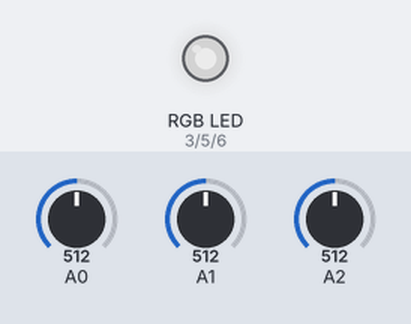
The sketch below on a simulated Arduino Uno, built with avr-gcc and run on an emulated ATmega328P. On the bench: an RGB LED mixed from three pins (HIGH = lit). The inputs (shaded band) are chosen by the test bench; at power-on: A0 = 512, A1 = 512, A2 = 512. Dim RGB values are drawn brighter than linear.

Above: at 1.2 s.
1.3 s: A0 set to 716
At 1.9 s:
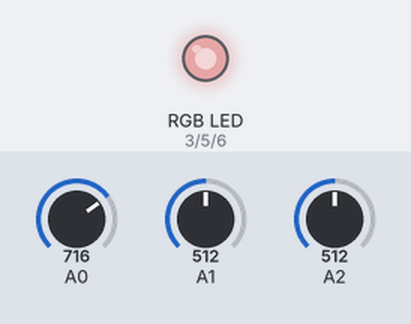
2.8 s: A1 set to 716
At 4.0 s:
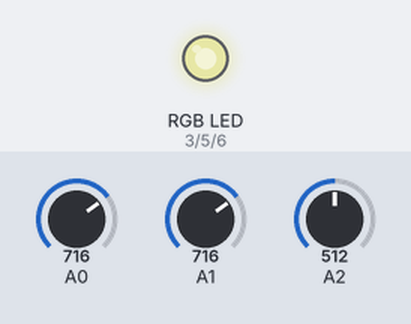
4.3 s: A2 set to 716
At 5.0 s:
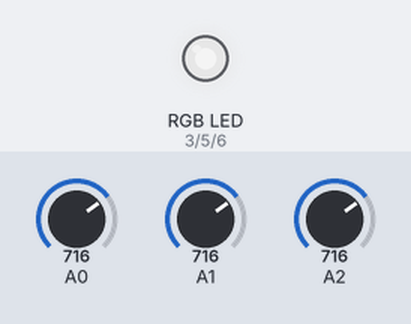
5.8 s: A0 set to 900
At 7.0 s:
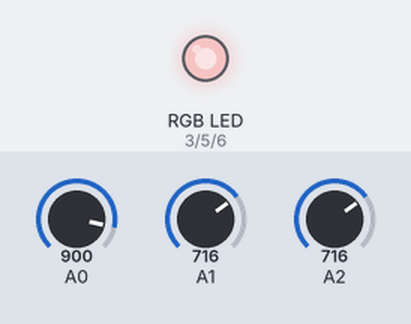
7.3 s: A1 set to 900
At 8.0 s:
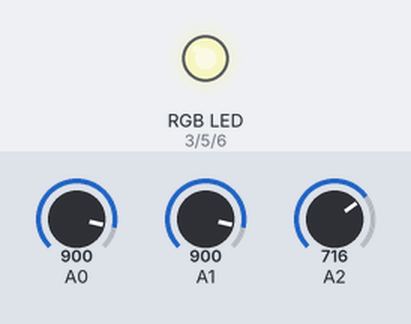
8.8 s: A2 set to 900
At 10.2 s:
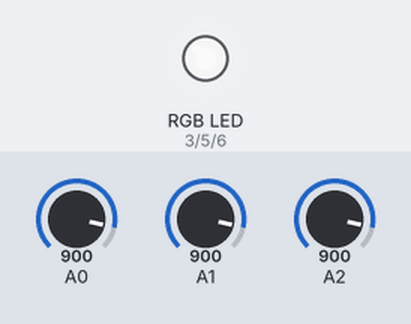
Timing chart, 0 to 11.3 s (numbered marks = the images above; inputs shaded):
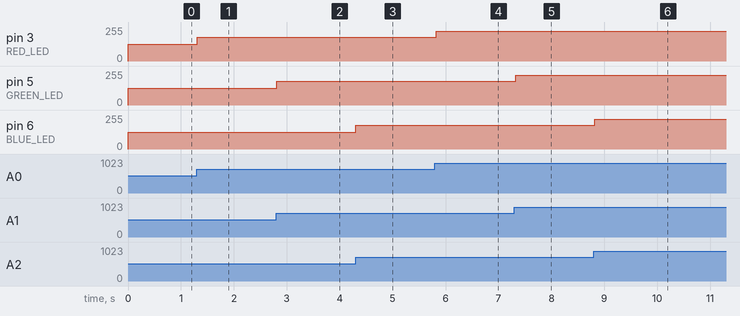

Measured:
- after the input at 1.3 s, pin 3 (RED_LED): 127/255 → 178/255 at once
- after the input at 2.8 s, pin 5 (GREEN_LED): 127/255 → 178/255 at once
- after the input at 4.3 s, pin 6 (BLUE_LED): 127/255 → 178/255 at once
- after the input at 5.8 s, pin 3 (RED_LED): 178/255 → 224/255 at once
- after the input at 7.3 s, pin 5 (GREEN_LED): 178/255 → 224/255 at once
- after the input at 8.8 s, pin 6 (BLUE_LED): 178/255 → 224/255 at once

The sketch:

dz3_1.ino
```cpp
#define RED_LED 3
#define GREEN_LED 5
#define BLUE_LED 6

void setup()
{
  pinMode(RED_LED, OUTPUT);
  pinMode(GREEN_LED, OUTPUT);
  pinMode(BLUE_LED, OUTPUT);
}

void loop()
{
  int red = 0, green = 0, blue = 0;

  red = analogRead(A0);
  green = analogRead(A1);
  blue = analogRead(A2);

  red = map(red, 0, 1023, 0, 255);
  green = map(green, 0, 1023, 0, 255);
  blue = map(blue, 0, 1023, 0, 255);

  red = constrain(red, 0, 255);
  green = constrain(green, 0, 255);
  blue = constrain(blue, 0, 255);

  analogWrite(RED_LED, red);
  analogWrite(GREEN_LED, green);
  analogWrite(BLUE_LED, blue);

  delay(30);
}
```
